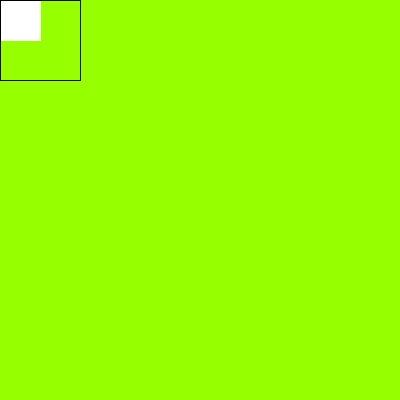
Frame 1 (no input)
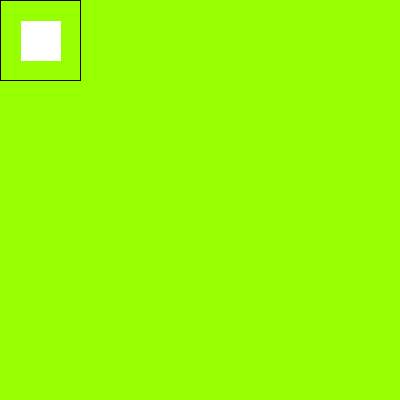
Frame 60 (the mouse pressed at the canvas centre just before this capture)
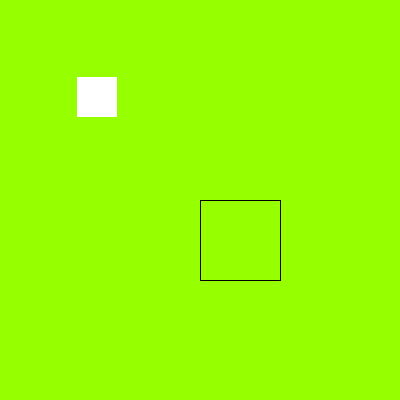
Frame 120 (the mouse held since frame 60 and released just before this capture)

The Processing sketch that drew these frames (run headless with seeded random() and noise(); from frame 60 on, the mouse is pressed at the canvas centre):

// Processing sketch: processing_75167
// ── processing_75167.pde

int d = 40;
int xPos = 1;
int yPos = 1;
int directionX = 10;
int directionY = 10;
  
void setup(){
  size(400, 400);
  smooth();
   background(150, 255, 0);
}

void draw(){
  background(150, 255, 0);
  noStroke();
  fill(255);
  rect(xPos, yPos, d, d);
  xPos = xPos + directionX;
  yPos = yPos + directionY;
  if(xPos > mouseX +d/2 ){
    directionX = -1;    
  }
  if(yPos > mouseY +d/2){
    directionY = -1;
  }    
  if(xPos < mouseX +d/2){
    directionX = 1;
  }
  if(yPos < mouseY+d/2){
    directionY = 1;
  }      
   stroke(0);
   noFill();
   rect(mouseX, mouseY, 80, 80); 
}
